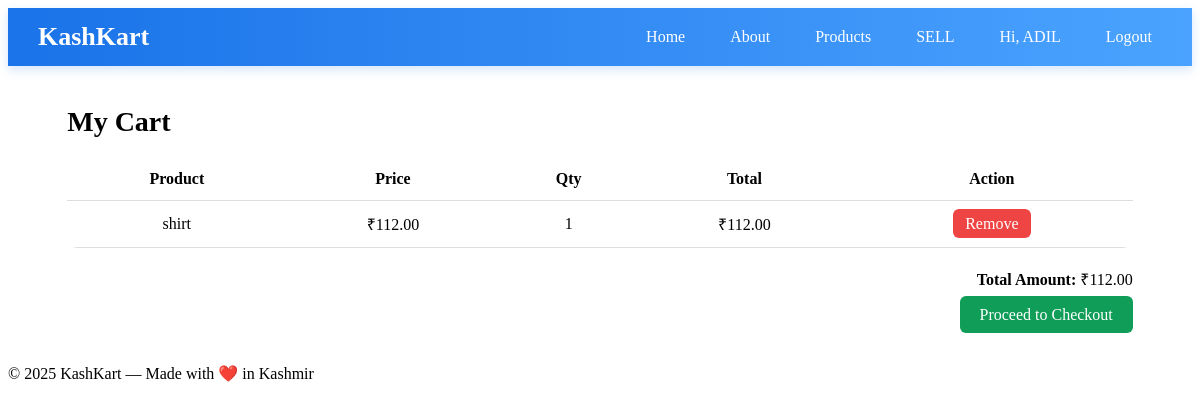
The page /products/cart/ (signed in) on the database its author committed.
### products/models.py (models this page shows, shortened)
class Cart(models.Model):
    user = models.ForeignKey(User, on_delete=models.CASCADE)
    product = models.ForeignKey(Product, on_delete=models.CASCADE)
    quantity = models.PositiveIntegerField(default=1)
    added_at = models.DateTimeField(auto_now_add=True)

class Product(models.Model):
    vendor = models.ForeignKey("vendor.Vendor", on_delete=models.CASCADE, related_name="products")
    category = models.ForeignKey(Category, on_delete=models.SET_NULL, null=True, blank=True)
    product_name = models.CharField(max_length=200)
    description = models.TextField()
    price = models.DecimalField(max_digits=10, decimal_places=2)
    stock = models.PositiveIntegerField()
    image1 = models.ImageField(upload_to='products/', blank=True, null=True)
    image2 = models.ImageField(upload_to='products/', blank=True, null=True)
    image3 = models.ImageField(upload_to='products/', blank=True, null=True)
    image4 = models.ImageField(upload_to='products/', blank=True, null=True)
    created_at = models.DateTimeField(auto_now_add=True)

### products/views.py (the view)
# urls.py: path('cart/', views.view_cart, name='view_cart'),
@login_required(login_url="customer_login")
def view_cart(request):
    cart_items = Cart.objects.filter(user=request.user)
    total = sum(i.product.price * i.quantity for i in cart_items)
    return render(request, "products/cart.html", {
        "cart_items": cart_items,
        "total": total,
    })

### products/templates/products/cart.html (shortened to what this page needs)
{% extends 'layout.html' %}
{% load static %}
{% block extra_css %}
<link rel="stylesheet" href="{% static 'products/css/cart.css' %}">
{% endblock %}
{% block content %}
<div class="cart-container">
    <h2>My Cart</h2>
    {% if cart_items %}
        <table class="cart-table">
            <thead>
                <tr>
                    <th>Product</th>
                    <th>Price</th>
                    <th>Qty</th>
                    <th>Total</th>
                    <th>Action</th>
                </tr>
            </thead>
            <tbody>
                {% for item in cart_items %}
                <tr>
                    <td>{{ item.product.product_name }}</td>
                    <td>₹{{ item.product.price }}</td>
                    <td>{{ item.quantity }}</td>
                    <td>₹{{ item.product.price|floatformat:2 }}</td>
                    <td>
                        <a href="{% url 'remove_from_cart' item.id %}" class="remove-btn">Remove</a>
                    </td>
                </tr>
                {% endfor %}
            </tbody>
        </table>
        <div class="checkout-box">
            <p><strong>Total Amount:</strong> ₹{{ total }}</p>
            <a href="{% url 'checkout' %}" class="checkout-btn">Proceed to Checkout</a>
        </div>
    {% else %}
        <p class="empty-cart">Your cart is empty.</p>
    {% endif %}
</div>
{% endblock %}

### templates/layout.html (shortened to what this page needs)
{% load static %}
<!DOCTYPE html>
<html lang="en">
<head>
  <link rel="stylesheet" href="{% static 'css/layout.css' %}">
  {% block extra_css %}{% endblock %}
</head>
<body>
<header>
  <div class="logo">KashKart</div>
  <nav id="navbar">
    <ul>
      <li><a href="{% url 'home' %}">Home</a></li>
      <li><a href="{% url 'about' %}">About</a></li>
      <li><a href="{%url 'products_list'%}">Products</a></li>
      <li>
  {% if request.user.is_authenticated and request.user.vendor %}
      <a href="{% url 'vendor_dashboard' %}">SELL</a>
  {% else %}
      <a href="{% url 'vendor_login' %}">SELL</a>
  {% endif %}
</li>
      {% if request.user.is_authenticated %}
<li><a href="{% url 'customer_dashboard' %}">Hi, {{ request.user.username }}</a></li>
<li><a href="{% url 'customer_logout' %}">Logout</a></li>
{% else %}
<li><a href="{% url 'customer_login' %}">Login</a></li>
<li><a href="{% url 'customer_signup' %}">Signup</a></li>
{% endif %}
    </ul>
  </nav>
</header>
  <main>
    {% block content %}
    {% endblock %}
  </main>
  <footer>
    <p>&copy; 2025 KashKart — Made with ❤️ in Kashmir</p>
  </footer>
</body>
</html>

### static/css/layout.css (style rules this page uses)
header { background: linear-gradient(to right, #1a73e8, #4ba3ff); padding: 14px 30px; display: flex; justify-content: space-between; align-items: center; position: sticky; top: 0; z-index: 1000; box-shadow: 0 4px 10px rgba(26, 115, 232, 0.18); }
header .logo { font-size: 26px; font-weight: bold; color: white; }
nav { position: relative; }
nav ul { display: flex; gap: 25px; list-style: none; margin: 0; padding: 0; }
nav ul li a { color: white; text-decoration: none; font-weight: 500; padding: 6px 10px; border-radius: 6px; transition: 0.2s; }

### products/static/products/css/cart.css (style rules this page uses)
.cart-container { width: 90%; margin: 40px auto; }
.cart-container h2 { font-size: 28px; margin-bottom: 20px; }
.cart-table { width: 100%; border-collapse: collapse; background: white; border-radius: 10px; overflow: hidden; }
.cart-table th, .cart-table td { border-bottom: 1px solid #ddd; padding: 12px; text-align: center; }
.remove-btn { background: #ef4444; color: white; padding: 6px 12px; border-radius: 6px; text-decoration: none; }
.checkout-box { margin-top: 20px; text-align: right; }
.checkout-btn { background: #0f9d58; color: white; padding: 10px 20px; border-radius: 6px; text-decoration: none; }

### rows shown on the page
Cart: product.product_name "shirt", product.price "112.00", quantity "1"

### other values the page prints
{{ request.user.username }} "ADIL"
{{ total }} "112.00"
